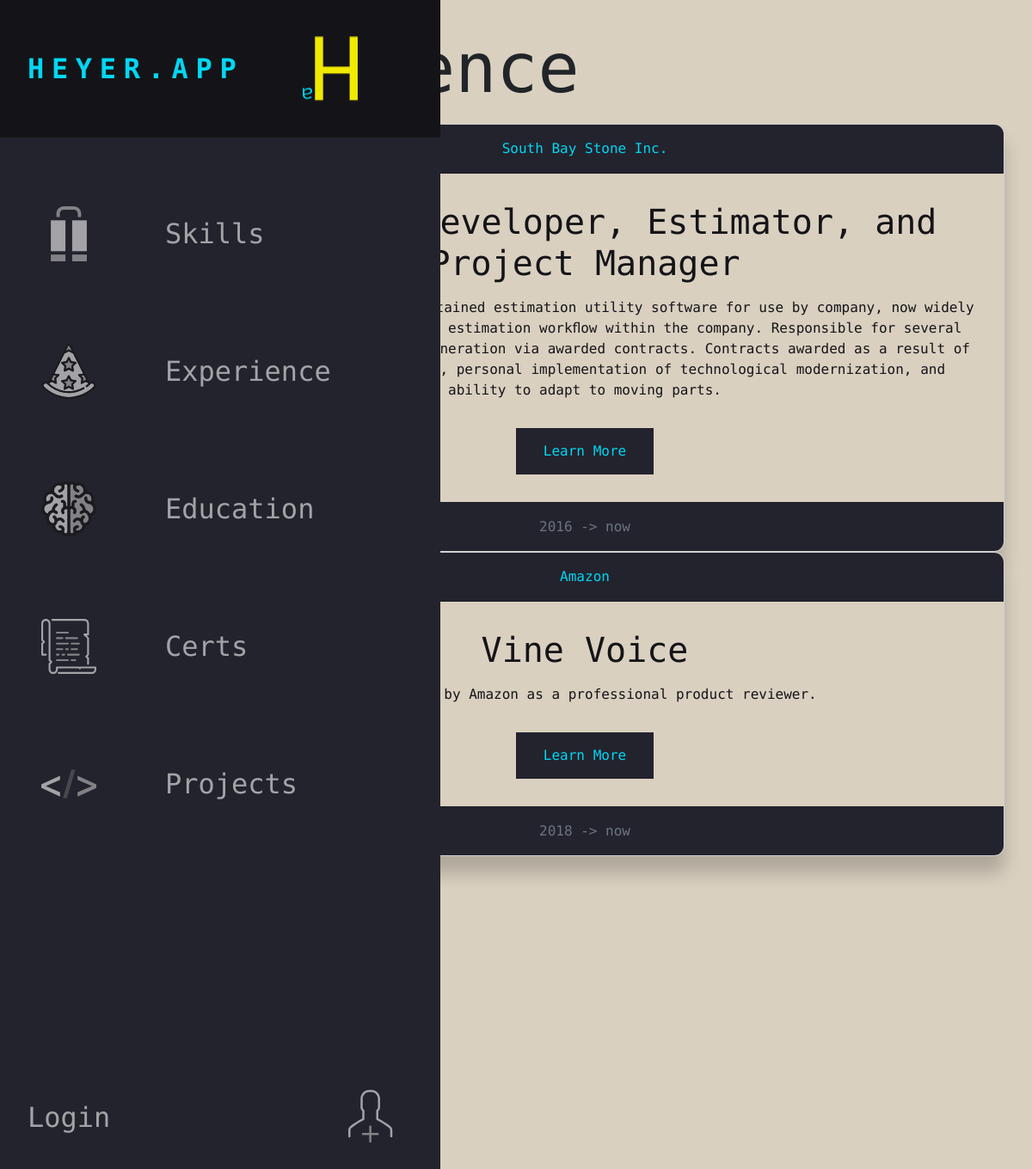
Page /experience/ on the earlier database version.
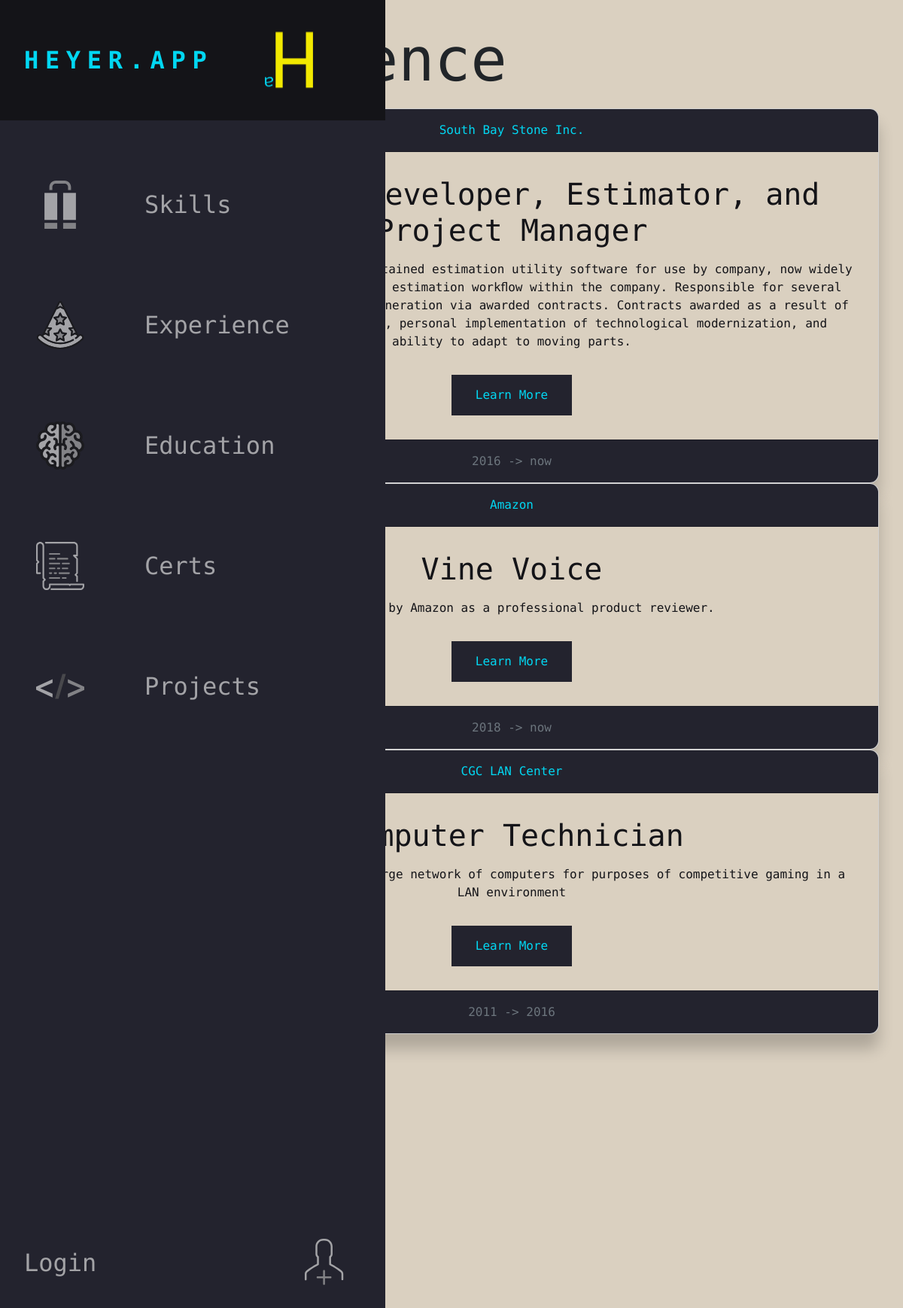
Same page on the later database version.
### Portfolio/models.py (models this page shows, shortened)
class Experience(models.Model):
    company = models.CharField(verbose_name="Company", max_length = 256, name = "company")
    position = models.CharField(verbose_name="Position", max_length = 256, name = "position", default=None)
    description = models.CharField(verbose_name="Description", max_length = 2048, name = "description", default=None)
    start_year = models.CharField(verbose_name="Start Year", max_length = 4, name = "start_year")
    end_year = models.CharField(verbose_name="End Year", max_length = 4, name = "end_year", default="now")
    link = models.URLField(verbose_name="Link", max_length=256, default= "https://heyer.app")
    class Meta:
        ordering = ["-pk"]
        verbose_name = "Experience"
        verbose_name_plural = "Experience"

### Portfolio/views.py (the view)
# urls.py: path("experience/", views.Experience.as_view(), name="experience"),
class Experience(ListView):
    model = models.Experience
    template_name = "Portfolio/experience.html"

### Portfolio/templates/Portfolio/experience.html (shortened to what this page needs)
{% extends "base.html" %}
{% block head %}
<link href="https://cdn.jsdelivr.net/npm/bootstrap@5.2.1/dist/css/bootstrap.min.css" rel="stylesheet">
{% endblock %}
{% block content %}
  <main>
    <h1>Experience </h1>
    {% for item in object_list reversed %}
    <div class="biz-card simple-border-shadow card text-center">
      <div class="biz-card-hf card-header">
        {{item.company}}
      </div>
      <div class="biz-card-body card-body">
        <h5 class="card-title">{{item.position }}</h5>
        <p class="card-text">{{item.description}}</p>
        <a href="{{item.link}}" class="button">Learn More</a>
      </div>
      <div class="biz-card-hf card-footer text-muted">
        {{item.start_year}} -> {{item.end_year}}
      </div>
    </div>
    {% endfor %}
  </main>
{% endblock %}

Differences in the rows shown:
added Experience: company "CGC LAN Center", position "Computer Technician", description "Maintained and operated a large network of computers for purposes of competitive gaming in a LAN environment", start_year "2011", end_year "2016"
